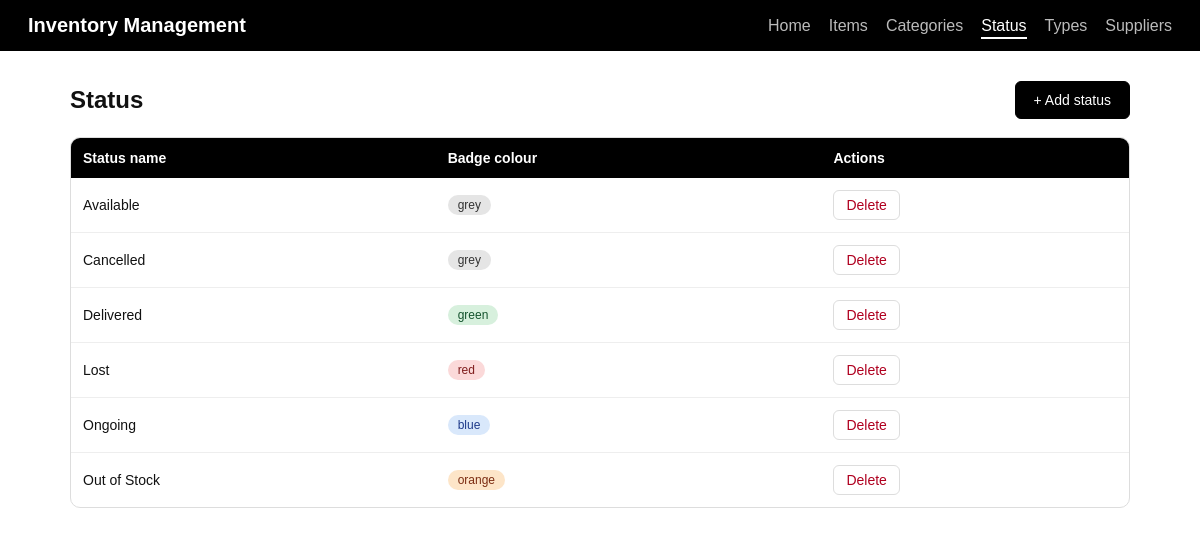
Page /statuses.php on the committed database.
### tables this page shows
CREATE TABLE statuses (
  status_id INT AUTO_INCREMENT PRIMARY KEY,
  status_name VARCHAR(60) NOT NULL UNIQUE,
  badge_color VARCHAR(20) NOT NULL DEFAULT 'grey'
);

### statuses.php (called while the page is built, shortened)
<?php
$title = "Status";
$singular = "status";
$table = "statuses";
$fields = [
    ["name" => "status_name", "label" => "Status name", "type" => "text", "required" => true],
    ["name" => "badge_color", "label" => "Badge colour", "type" => "colour", "required" => true]
];
include "list_page.php";
?>

### list_page.php (the view, shortened to what this page needs)
<?php
include "database.php";
$name_column = $fields[0]["name"];
function e($value) {
    return htmlspecialchars($value ?? "");
}
$rows = mysqli_query($conn, "SELECT * FROM $table ORDER BY $name_column");
?>
<!DOCTYPE html>
<html>
<head>
    <link rel="stylesheet" href="style.css">
</head>
<body>
    <?php include "nav.php"; ?>
    <div class="container">
        <div class="page-head">
            <h2><?php echo e($title); ?></h2>
            <button onclick="openAdd()">+ Add <?php echo e($singular); ?></button>
        </div>
        <div class="table-wrap">
            <table>
                <tr>
                    <?php foreach ($fields as $field) { ?>
                        <th><?php echo e($field["label"]); ?></th>
                    <?php } ?>
                    <th>Actions</th>
                </tr>
                <?php while ($row = mysqli_fetch_assoc($rows)) { ?>
                <tr>
                    <?php foreach ($fields as $field) {
                        $value = $row[$field["name"]];
                        if ($field["type"] == "colour") {
                            echo "<td><span class='badge badge-" . e($value) . "'>" . e($value) . "</span></td>";
                        } else {
                            echo "<td>" . e($value) . "</td>";
                        }
                    } ?>
                    <td>
                        <form method="post" onsubmit="return confirm('Delete this <?php echo e($singular); ?>?');">
                            <button type="submit" name="delete" class="row-delete">Delete</button>
                        </form>
                    </td>
                </tr>
                <?php } ?>
            </table>
        </div>
    </div>
</body>
</html>

### nav.php
<?php
$current = basename($_SERVER["PHP_SELF"]);
$links = [
    "index.php"      => "Home",
    "items.php"      => "Items",
    "categories.php" => "Categories",
    "statuses.php"   => "Status",
    "types.php"      => "Types",
    "suppliers.php"  => "Suppliers"
];
?>
<div class="navbar">
    <h1>Inventory Management</h1>
    <div>
        <?php foreach ($links as $file => $label) {
            $class = ($current == $file) ? "active" : "";
            echo "<a href='$file' class='$class'>$label</a>";
        } ?>
    </div>
</div>

### style.css (style rules this page uses)
* { box-sizing: border-box; }
body { margin: 0; font-family: Arial, Helvetica, sans-serif; background: #fff; color: #111; }
.navbar { background: #000; color: #fff; padding: 14px 28px; display: flex; justify-content: space-between; align-items: center; flex-wrap: wrap; gap: 10px; }
.navbar h1 { margin: 0; font-size: 20px; }
.navbar a { color: #bbb; text-decoration: none; margin-left: 18px; padding-bottom: 3px; }
.navbar a:hover, .navbar a.active { color: #fff; border-bottom: 2px solid #fff; }
.container { max-width: 1100px; margin: 30px auto; padding: 0 20px; }
.page-head { display: flex; justify-content: space-between; align-items: center; margin-bottom: 18px; }
h2 { margin: 0; }
button { background: #000; color: #fff; border: 1px solid #000; padding: 10px 18px; border-radius: 6px; cursor: pointer; font-size: 14px; }
.table-wrap { border: 1px solid #ddd; border-radius: 10px; }
table { width: 100%; border-collapse: collapse; font-size: 14px; }
th { background: #000; color: #fff; text-align: left; padding: 12px; white-space: nowrap; }
th:first-child { border-top-left-radius: 9px; }
th:last-child { border-top-right-radius: 9px; }
td { padding: 12px; border-bottom: 1px solid #eee; }
tr:last-child td { border-bottom: none; }
.badge { display: inline-block; padding: 3px 10px; border-radius: 12px; font-size: 12px; background: #e5e5e5; color: #333; }
.badge-green { background: #d7f0dd; color: #14532d; }
.badge-blue { background: #d9e8fb; color: #1e3a8a; }
.badge-orange { background: #fde5c8; color: #7c2d12; }
.badge-red { background: #fbd9d9; color: #7f1d1d; }
.row-delete { background: #fff; color: #b00020; border: 1px solid #ddd; padding: 6px 12px; }

### rows in the picture
statuses: status_name "Available", badge_color "grey"
statuses: status_name "Cancelled", badge_color "grey"
statuses: status_name "Delivered", badge_color "green"
statuses: status_name "Lost", badge_color "red"
statuses: status_name "Ongoing", badge_color "blue"
statuses: status_name "Out of Stock", badge_color "orange"

### other values in the picture
$label "Home"
$label "Items"
$label "Categories"
$label "Status"
$label "Types"
$label "Suppliers"
$title "Status"
$singular "status"
$field["label"] "Status name"
$field["label"] "Badge colour"
